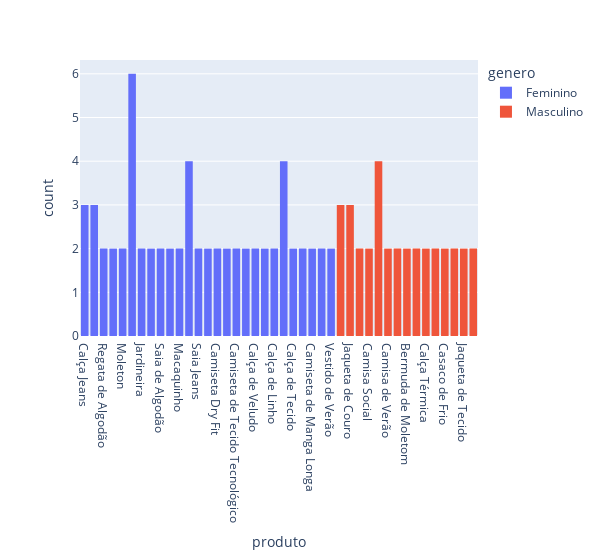
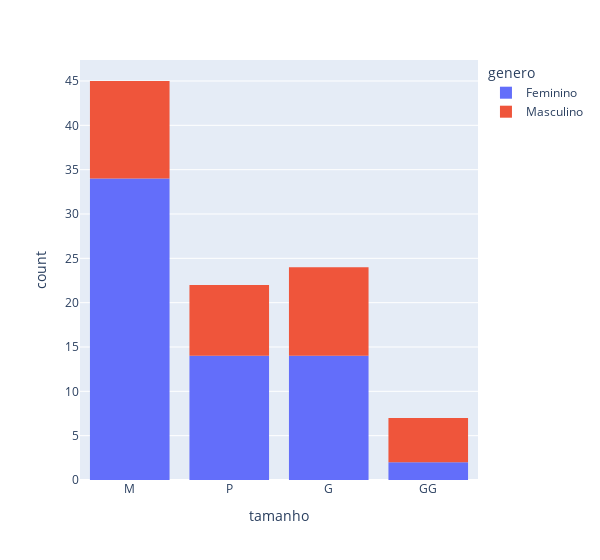
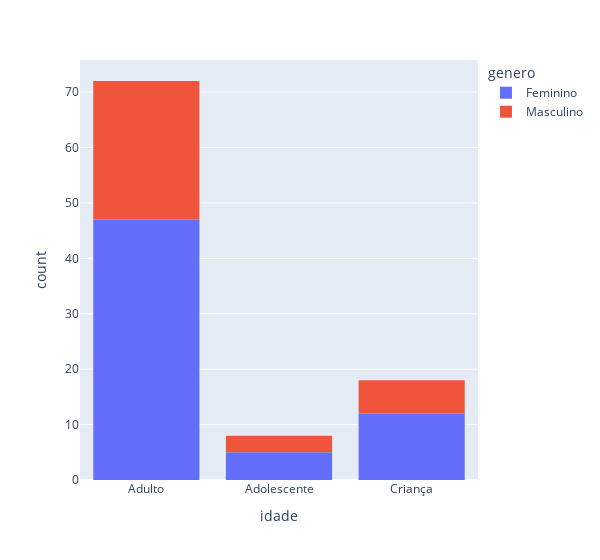
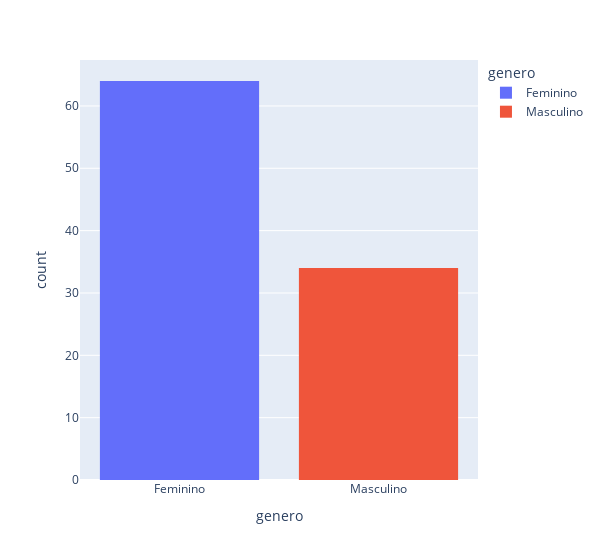

Notebook source saved alongside these figures, in order:
### Code cell
import plotly.express as px 

for coluna in tabela.columns:
    grafico = px.histogram(tabela, x=coluna, color="genero", width=600)
    grafico.show()

### Figure 1 — Plotly figure (JSON) as saved in the notebook; plotly's stock layout.template omitted (floating-point values rounded to 4 significant figures)
{"data": [{"alignmentgroup": "True", "bingroup": "x", "hovertemplate": "genero=Feminino<br>produto=%{x}<br>count=%{y}<extra></extra>", "legendgroup": "Feminino", "marker": {"color": "#636efa", "pattern": {"shape": ""}}, "name": "Feminino", "offsetgroup": "Feminino", "orientation": "v", "showlegend": true, "type": "histogram", "x": ["Calça Jeans", "Calça Legging", "Regata de Algodão", "Saia Plissada", "Moleton", "Vestido de Festa", "Jardineira", "Calça Jogger", "Saia de Algodão", "Vestido de Inverno", "Macaquinho", "Camisa de Manga Longa", "Camisa de Manga Longa", "Saia Jeans", "Vestido Longo", "Camiseta Dry Fit", "Macaquinho de Verão", "Camiseta de Tecido Tecnológico", "Saia de Tule", "Calça de Veludo", "Vestido de Noite", "Calça de Linho", "Bermuda de Sarja", "Calça de Tecido", "Vestido de Festa", "Shorts de Moletom", "Camiseta de Manga Longa", "Calça de Moleton", "Vestido de Verão", "Bermuda de Sarja", "Vestido de Festa", "Calça Jeans", "Calça Legging", "Regata de Algodão", "Saia Plissada", "Moleton", "Vestido de Festa", "Jardineira", "Calça Jogger", "Saia de Algodão", "Vestido de Inverno", "Macaquinho", "Camisa de Manga Longa", "Camisa de Manga Longa", "Saia Jeans", "Vestido Longo", "Camiseta Dry Fit", "Macaquinho de Verão", "Camiseta de Tecido Tecnológico", "Saia de Tule", "Calça de Veludo", "Vestido de Noite", "Calça de Linho", "Bermuda de Sarja", "Calça de Tecido", "Vestido de Festa", "Shorts de Moletom", "Camiseta de Manga Longa", "Calça de Moleton", "Vestido de Verão", "Bermuda de Sarja", "Vestido de Festa", "Calça Jeans", "Calça Legging"], "xaxis": "x", "yaxis": "y"}, {"alignmentgroup": "True", "bingroup": "x", "hovertemplate": "genero=Masculino<br>produto=%{x}<br>count=%{y}<extra></extra>", "legendgroup": "Masculino", "marker": {"color": "#EF553B", "pattern": {"shape": ""}}, "name": "Masculino", "offsetgroup": "Masculino", "orientation": "v", "showlegend": true, "type": "histogram", "x": ["Shorts Esportivos", "Jaqueta de Couro", "Bermuda Cargo", "Camisa Social", "Shorts de Ciclismo", "Camisa de Verão", "Camiseta de Treino", "Bermuda de Moletom", "Calça de Algodão", "Calça Térmica", "Camisa de SEDA", "Casaco de Frio", "Calça de Sarja", "Shorts de Ciclismo", "Jaqueta de Tecido", "Calça de Moletom", "Shorts Esportivos", "Jaqueta de Couro", "Bermuda Cargo", "Camisa Social", "Shorts de Ciclismo", "Camisa de Verão", "Camiseta de Treino", "Bermuda de Moletom", "Calça de Algodão", "Calça Térmica", "Camisa de SEDA", "Casaco de Frio", "Calça de Sarja", "Shorts de Ciclismo", "Jaqueta de Tecido", "Calça de Moletom", "Shorts Esportivos", "Jaqueta de Couro"], "xaxis": "x", "yaxis": "y"}], "layout": {"barmode": "relative", "legend": {"title": {"text": "genero"}, "tracegroupgap": 0}, "margin": {"t": 60}, "width": 600, "xaxis": {"anchor": "y", "domain": [0, 1], "title": {"text": "produto"}}, "yaxis": {"anchor": "x", "domain": [0, 1], "title": {"text": "count"}}}}

### Figure 2 — Plotly figure (JSON) as saved in the notebook; plotly's stock layout.template omitted (floating-point values rounded to 4 significant figures)
{"data": [{"alignmentgroup": "True", "bingroup": "x", "hovertemplate": "genero=Feminino<br>tamanho=%{x}<br>count=%{y}<extra></extra>", "legendgroup": "Feminino", "marker": {"color": "#636efa", "pattern": {"shape": ""}}, "name": "Feminino", "offsetgroup": "Feminino", "orientation": "v", "showlegend": true, "type": "histogram", "x": ["M", "M", "M", "M", "P", "M", "G", "G", "P", "M", "G", "GG", "P", "M", "G", "M", "G", "M", "M", "M", "M", "P", "M", "M", "M", "P", "P", "P", "G", "M", "G", "M", "M", "M", "M", "P", "M", "G", "G", "P", "M", "G", "GG", "P", "M", "G", "M", "G", "M", "M", "M", "M", "P", "M", "M", "M", "P", "P", "P", "G", "M", "G", "M", "M"], "xaxis": "x", "yaxis": "y"}, {"alignmentgroup": "True", "bingroup": "x", "hovertemplate": "genero=Masculino<br>tamanho=%{x}<br>count=%{y}<extra></extra>", "legendgroup": "Masculino", "marker": {"color": "#EF553B", "pattern": {"shape": ""}}, "name": "Masculino", "offsetgroup": "Masculino", "orientation": "v", "showlegend": true, "type": "histogram", "x": ["M", "GG", "M", "G", "G", "P", "G", "M", "G", "P", "GG", "M", "P", "G", "M", "P", "M", "GG", "M", "G", "G", "P", "G", "M", "G", "P", "GG", "M", "P", "G", "M", "P", "M", "GG"], "xaxis": "x", "yaxis": "y"}], "layout": {"barmode": "relative", "legend": {"title": {"text": "genero"}, "tracegroupgap": 0}, "margin": {"t": 60}, "width": 600, "xaxis": {"anchor": "y", "domain": [0, 1], "title": {"text": "tamanho"}}, "yaxis": {"anchor": "x", "domain": [0, 1], "title": {"text": "count"}}}}

### Figure 3 — Plotly figure (JSON) as saved in the notebook; plotly's stock layout.template omitted (floating-point values rounded to 4 significant figures)
{"data": [{"alignmentgroup": "True", "bingroup": "x", "hovertemplate": "genero=Feminino<br>idade=%{x}<br>count=%{y}<extra></extra>", "legendgroup": "Feminino", "marker": {"color": "#636efa", "pattern": {"shape": ""}}, "name": "Feminino", "offsetgroup": "Feminino", "orientation": "v", "showlegend": true, "type": "histogram", "x": ["Adulto", "Adolescente", "Criança", "Adulto", "Adulto", "Adulto", "Criança", "Adulto", "Adulto", "Adulto", "Criança", "Adulto", "Adulto", "Adulto", "Adulto", "Adulto", "Criança", "Adulto", "Adulto", "Adulto", "Adulto", "Adolescente", "Adulto", "Adulto", "Adulto", "Criança", "Adulto", "Criança", "Adulto", "Adulto", "Adulto", "Adulto", "Adolescente", "Criança", "Adulto", "Adulto", "Adulto", "Criança", "Adulto", "Adulto", "Adulto", "Criança", "Adulto", "Adulto", "Adulto", "Adulto", "Adulto", "Criança", "Adulto", "Adulto", "Adulto", "Adulto", "Adolescente", "Adulto", "Adulto", "Adulto", "Criança", "Adulto", "Criança", "Adulto", "Adulto", "Adulto", "Adulto", "Adolescente"], "xaxis": "x", "yaxis": "y"}, {"alignmentgroup": "True", "bingroup": "x", "hovertemplate": "genero=Masculino<br>idade=%{x}<br>count=%{y}<extra></extra>", "legendgroup": "Masculino", "marker": {"color": "#EF553B", "pattern": {"shape": ""}}, "name": "Masculino", "offsetgroup": "Masculino", "orientation": "v", "showlegend": true, "type": "histogram", "x": ["Adolescente", "Adulto", "Adulto", "Adulto", "Adulto", "Criança", "Adulto", "Criança", "Adulto", "Adulto", "Adulto", "Adulto", "Adulto", "Criança", "Adulto", "Adulto", "Adolescente", "Adulto", "Adulto", "Adulto", "Adulto", "Criança", "Adulto", "Criança", "Adulto", "Adulto", "Adulto", "Adulto", "Adulto", "Criança", "Adulto", "Adulto", "Adolescente", "Adulto"], "xaxis": "x", "yaxis": "y"}], "layout": {"barmode": "relative", "legend": {"title": {"text": "genero"}, "tracegroupgap": 0}, "margin": {"t": 60}, "width": 600, "xaxis": {"anchor": "y", "domain": [0, 1], "title": {"text": "idade"}}, "yaxis": {"anchor": "x", "domain": [0, 1], "title": {"text": "count"}}}}

### Figure 4 — Plotly figure (JSON) as saved in the notebook; plotly's stock layout.template omitted (floating-point values rounded to 4 significant figures)
{"data": [{"alignmentgroup": "True", "bingroup": "x", "hovertemplate": "genero=%{x}<br>count=%{y}<extra></extra>", "legendgroup": "Feminino", "marker": {"color": "#636efa", "pattern": {"shape": ""}}, "name": "Feminino", "offsetgroup": "Feminino", "orientation": "v", "showlegend": true, "type": "histogram", "x": ["Feminino", "Feminino", "Feminino", "Feminino", "Feminino", "Feminino", "Feminino", "Feminino", "Feminino", "Feminino", "Feminino", "Feminino", "Feminino", "Feminino", "Feminino", "Feminino", "Feminino", "Feminino", "Feminino", "Feminino", "Feminino", "Feminino", "Feminino", "Feminino", "Feminino", "Feminino", "Feminino", "Feminino", "Feminino", "Feminino", "Feminino", "Feminino", "Feminino", "Feminino", "Feminino", "Feminino", "Feminino", "Feminino", "Feminino", "Feminino", "Feminino", "Feminino", "Feminino", "Feminino", "Feminino", "Feminino", "Feminino", "Feminino", "Feminino", "Feminino", "Feminino", "Feminino", "Feminino", "Feminino", "Feminino", "Feminino", "Feminino", "Feminino", "Feminino", "Feminino", "Feminino", "Feminino", "Feminino", "Feminino"], "xaxis": "x", "yaxis": "y"}, {"alignmentgroup": "True", "bingroup": "x", "hovertemplate": "genero=%{x}<br>count=%{y}<extra></extra>", "legendgroup": "Masculino", "marker": {"color": "#EF553B", "pattern": {"shape": ""}}, "name": "Masculino", "offsetgroup": "Masculino", "orientation": "v", "showlegend": true, "type": "histogram", "x": ["Masculino", "Masculino", "Masculino", "Masculino", "Masculino", "Masculino", "Masculino", "Masculino", "Masculino", "Masculino", "Masculino", "Masculino", "Masculino", "Masculino", "Masculino", "Masculino", "Masculino", "Masculino", "Masculino", "Masculino", "Masculino", "Masculino", "Masculino", "Masculino", "Masculino", "Masculino", "Masculino", "Masculino", "Masculino", "Masculino", "Masculino", "Masculino", "Masculino", "Masculino"], "xaxis": "x", "yaxis": "y"}], "layout": {"barmode": "relative", "legend": {"title": {"text": "genero"}, "tracegroupgap": 0}, "margin": {"t": 60}, "width": 600, "xaxis": {"anchor": "y", "categoryarray": ["Feminino", "Masculino"], "categoryorder": "array", "domain": [0, 1], "title": {"text": "genero"}}, "yaxis": {"anchor": "x", "domain": [0, 1], "title": {"text": "count"}}}}
